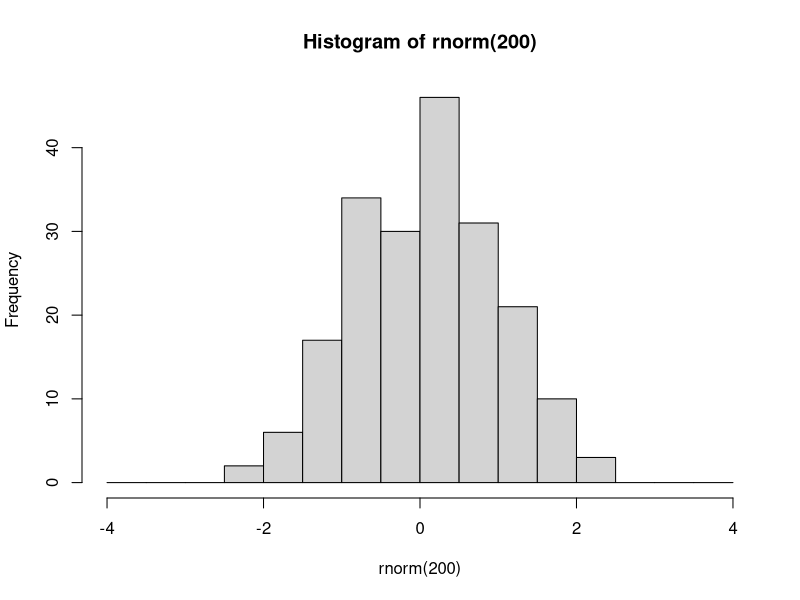
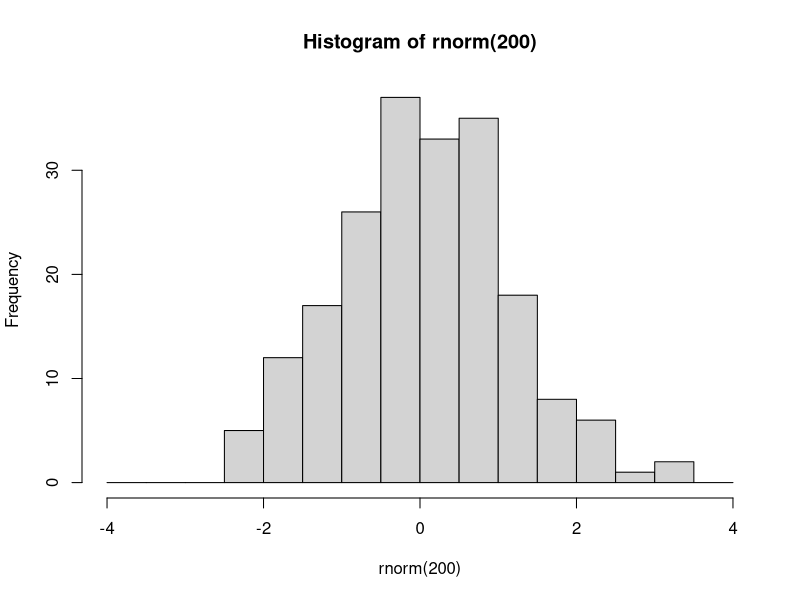

These figures' R source, in order:
###################################
###################################
########                   ########
########   Data Science 1  ########
########       Lab 5       ######## 
########  07th Nov. 2023   ########
########                   ########
###################################
###################################

## Welcome to lab #5. Today will be an introduction to the tidyverse, specifically dplyr and ggplot2




#####################
####    Pipes    ####
#####################

# The pipe operator looks like this: |>
# It signifies: take the element on the left and use it as the first argument in the function on the right

# Example

hist(rnorm(200), breaks=seq(-4,4,0.5))
# is equivalent to

rnorm(200) |> hist(breaks=seq(-4,4,0.5))

# The purpose of the pipe is mostly aesthetic, in particular to avoid large numbers of parentheses when something needs to be transformed using multiple functions:



### 1.1 Rewrite the following expression using pipes:
set.seed(123)
round(sqrt(log(runif(10,1,10))),2)


              
# Pipes were initially created in a package called magrittr, part of the 'tidyverse' group of packages


########################
####    IF/ELSE    ####
########################

x <- sample(0:10,1)

if (x>5)
     {
      print("HIGH")
      
     }
  
########################
####    Packages    ####
########################

# Packages are essentially environments full of functions and/or objects which aren't loaded into R by default, but must be first installed (generally from a repository called CRAN), and then loaded

# Here we will install tidyverse, which is not one but a series of packages written by the same group of people, which share a number of syntactical features

install.packages('tidyverse')

# After you have installed tidyverse into your packages, you must also load it into your environment

library(tidyverse)

# You will only have to install a package once. However, every time you start fresh in a new R environment, you will have to load the packages you need again.

#########################
####    TIDYVERSE    ####
#########################

# The tidyverse encompasses a very large number of packages, and is fairly powerful (in that you can do a lot using tidyverse packages)
# However, you DO NOT need to use tidyverse exclusively! I mostly don't use it, for example, preferring to stick to base R except for a few functionalities.

# Downsides of tidyverse include: unique syntax which is very different from other programming languages such as python
# 'Black box' functions that have specific purposes that must be remembered, as opposed to more general-purpose functions in base R
# Often actually more verbose than base R (ie. requires more lines of code to do the same thing)
# Using tidyverse is a matter of preference!

# The pipe operator was originally introduced in the tidyverse package magrittr. 
# The tidyverse pipe operator looks like this: %>%

set.seed(123)
runif(10,1,10) %>% 
  log() %>%
  sqrt() %>%
  round(2)

# In this class we will look at 2 important tidyverse packages.
# The first is dplyr, which is used to manipulate and transform data.
# Then we will start learning ggplot2, which is used for plotting and data visualisation

#####################
####    dplyr    ####
#####################

# The philosophy behind dplyr is that every data transformation can be done using a function, and multiple transformations can be done by piping an object through multiple functions
# For example, in dplyr we no longer use indexing.
# Instead we use the functions 'select', to choose specific columns in a data frame, and 'filter', to choose specific rows.

data(mtcars)

# so instead of:
mtcars[mtcars$cyl == 6, 1:5]
# we would write:
mtcars %>%
  filter(cyl==6) %>%
  select(1:5)

### 2.1
# using select() and filter(), create a new database of cars that are over 4000 lbs in weight, retaining only the wt and mpg columns. Save this database to an object called 'df'.

df <- mtcars %>%
  filter(wt>4) %>%
  select(6,1) 

# After you have selected the rows and columns you are interested in, you can 
# change the order of the rows using arrange

df %>% arrange(wt)

df %>% arrange(desc(wt))


# To change variables, we can use mutate()
df <- df %>% mutate(wt_kg=wt*453.592,
                    km_per_l = mpg*1.60934/3.78541)

# And we can use ifelse() within mutate()
mtcars <- mtcars %>%
            mutate(wt_class = ifelse(wt>=4, 'Oversized','Standard'))

# We can even do a sultiple ifelse statment using case_when()
mtcars <- mtcars %>%
            mutate(
              efficiency = case_when(
                mpg<=15 ~ 'low',
                mpg>15 & mpg<=20 ~ 'medium',
                mpg>20 ~ 'high'
                ))

# Next, summarise (or summarize) is a useful function which collapses a dataframe into a single row and can calculate summary statistics, eg:

mtcars %>% 
  summarise(
    mean_wt = mean(wt),
    sd_wt = sd(wt),
    n = length(mpg)
  )

# We can also use summarise to collapse a data frame not into one single row, but into as many rows as we have groups of interest. 
# To do this, first we need to use group_by()

mtcars %>% group_by(efficiency)

# You'll notice that this automatically changes the data frame into a new kind of object, called a tibble.
# Tibbles are basically tidyverse dataframes, that display information slightly differently, and are a bit more particular about certain things like not wanting empty cells.
# Tibbles can also be grouped, which allows for further operations down the line
# For example:



# You can group by multiple variables

mtcars %>% 
  group_by(efficiency,cyl) %>%
  summarise(
    wt_kg=mean(wt),
    n=length(hp)
  )

# After grouping a tibble, remember to ungroup it later using ungroup(), or you may have issues down the line.

# 3.1
data(iris)
# using the dplyr functions do the following:
# create a new column called Petal.Area which is the product of the petal width and petal length columns.
# For each of the different species of iris, present the mean and standard deviation for the sepal length, sepal width, and petal area, as well as the number of samples (n)
# Order this database in decreasing order of average petal length.


iris %>% mutate(Petal.Area = Petal.Length*Petal.Width) %>%
group_by(Species) %>% 
summarise(mn_sepal_length = mean(Sepal.Length),
          sd_sepal_length = sd(Sepal.Length),
          mn_sepal_width = mean(Sepal.Width),
          sd_sepal_width = sd(Sepal.Width),mn_petal_area = mean(Petal.Area),
          sd_petal_area = sd(Petal.Area),
          n = n()) %>%
          arrange(desc(mn_petal_area)) -> final_iris_db



#######################
####    ggplot2    ####
#######################

# ggplot2 is the tidyverse graphics package, and one of the most popular data visualization tools that currently exists

# ggplot2 syntax is based on the so-called 'Grammar of Graphics', where different elements of a graph are added sequentially in layers

# The gold standard resource for learning ggplot2 is Hadley Wickham's 'ggplot2: Elegant graphics for data analysis'
# which is available for FREE here: https://ggplot2-book.org/

# I can provide no better introduction to ggplot2 than the 'First Steps' section of this book. 

# You can also find a cheat sheet here: https://rstudio.github.io/cheatsheets/html/data-visualization.html


# MIDTERM revisions:

# summary statistics

# Probabilities and distributions

# Null hypothesis significance tests - specifically t-tests

# P-values and confidence intervals

# Data standardization (scaling, centering, z-scoring)

# Data manipulation and visualisation


